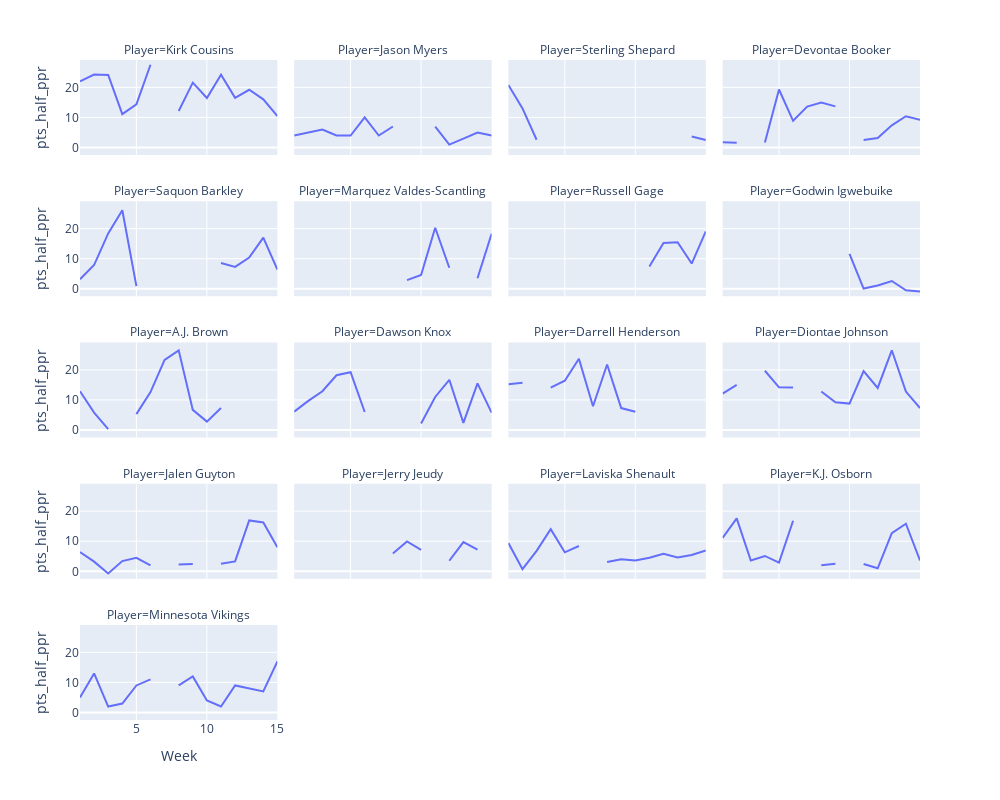

Write notebook code for a chart like this one.
### Code cell
fig = px.line(users_wkly_stats, x = "Week", y = "pts_half_ppr", facet_col = "Player", facet_col_wrap=4,
              width=1000, height=800)
fig.show()

### Figure 1 — Plotly figure (JSON) as saved in the notebook; plotly's stock layout.template omitted (floating-point values rounded to 4 significant figures)
{"data": [{"hovertemplate": "Player=Kirk Cousins<br>Week=%{x}<br>pts_half_ppr=%{y}<extra></extra>", "legendgroup": "", "line": {"color": "#636efa", "dash": "solid"}, "marker": {"symbol": "circle"}, "mode": "lines", "name": "", "orientation": "v", "showlegend": false, "type": "scatter", "x": [1, 2, 3, 4, 5, 6, 7, 8, 9, 10, 11, 12, 13, 14, 15], "xaxis": "x17", "y": [22.04, 24.26, 24.12, 11.12, 14.4, 27.52, null, 12.16, 21.58, 16.46, 24.24, 16.52, 19.2, 16.04, 10.48], "yaxis": "y17"}, {"hovertemplate": "Player=Jason Myers<br>Week=%{x}<br>pts_half_ppr=%{y}<extra></extra>", "legendgroup": "", "line": {"color": "#636efa", "dash": "solid"}, "marker": {"symbol": "circle"}, "mode": "lines", "name": "", "orientation": "v", "showlegend": false, "type": "scatter", "x": [1, 2, 3, 4, 5, 6, 7, 8, 9, 10, 11, 12, 13, 14, 15], "xaxis": "x18", "y": [4, 5, 6, 4, 4, 10, 4, 7, null, null, 7, 1, 3, 5, 4], "yaxis": "y18"}, {"hovertemplate": "Player=Sterling Shepard<br>Week=%{x}<br>pts_half_ppr=%{y}<extra></extra>", "legendgroup": "", "line": {"color": "#636efa", "dash": "solid"}, "marker": {"symbol": "circle"}, "mode": "lines", "name": "", "orientation": "v", "showlegend": false, "type": "scatter", "x": [1, 2, 3, 4, 5, 6, 7, 8, 9, 10, 11, 12, 13, 14, 15], "xaxis": "x19", "y": [20.8, 13, 2.6, null, null, 12.6, null, 4.5, null, null, null, null, null, 3.7, 2.5], "yaxis": "y19"}, {"hovertemplate": "Player=Devontae Booker<br>Week=%{x}<br>pts_half_ppr=%{y}<extra></extra>", "legendgroup": "", "line": {"color": "#636efa", "dash": "solid"}, "marker": {"symbol": "circle"}, "mode": "lines", "name": "", "orientation": "v", "showlegend": false, "type": "scatter", "x": [1, 2, 3, 4, 5, 6, 7, 8, 9, 10, 11, 12, 13, 14, 15], "xaxis": "x20", "y": [1.8, 1.6, null, 1.7, 19.3, 8.9, 13.6, 15, 13.7, null, 2.5, 3.2, 7.4, 10.4, 9.2], "yaxis": "y20"}, {"hovertemplate": "Player=Saquon Barkley<br>Week=%{x}<br>pts_half_ppr=%{y}<extra></extra>", "legendgroup": "", "line": {"color": "#636efa", "dash": "solid"}, "marker": {"symbol": "circle"}, "mode": "lines", "name": "", "orientation": "v", "showlegend": false, "type": "scatter", "x": [1, 2, 3, 4, 5, 6, 7, 8, 9, 10, 11, 12, 13, 14, 15], "xaxis": "x13", "y": [3.2, 7.9, 18.4, 26.1, 0.9, null, null, null, null, null, 8.6, 7.3, 10.4, 17, 6.4], "yaxis": "y13"}, {"hovertemplate": "Player=Marquez Valdes-Scantling<br>Week=%{x}<br>pts_half_ppr=%{y}<extra></extra>", "legendgroup": "", "line": {"color": "#636efa", "dash": "solid"}, "marker": {"symbol": "circle"}, "mode": "lines", "name": "", "orientation": "v", "showlegend": false, "type": "scatter", "x": [1, 2, 3, 4, 5, 6, 7, 8, 9, 10, 11, 12, 13, 14, 15], "xaxis": "x14", "y": [3.2, null, 13.4, null, null, null, null, null, 2.9, 4.6, 20.3, 7, null, 3.5, 18.3], "yaxis": "y14"}, {"hovertemplate": "Player=Russell Gage<br>Week=%{x}<br>pts_half_ppr=%{y}<extra></extra>", "legendgroup": "", "line": {"color": "#636efa", "dash": "solid"}, "marker": {"symbol": "circle"}, "mode": "lines", "name": "", "orientation": "v", "showlegend": false, "type": "scatter", "x": [1, 2, 3, 4, 5, 6, 7, 8, 9, 10, 11, 12, 13, 14, 15], "xaxis": "x15", "y": [null, 5.3, null, null, null, null, 14.7, null, 9.9, null, 7.4, 15.2, 15.5, 8.4, 19.1], "yaxis": "y15"}, {"hovertemplate": "Player=Godwin Igwebuike<br>Week=%{x}<br>pts_half_ppr=%{y}<extra></extra>", "legendgroup": "", "line": {"color": "#636efa", "dash": "solid"}, "marker": {"symbol": "circle"}, "mode": "lines", "name": "", "orientation": "v", "showlegend": false, "type": "scatter", "x": [1, 2, 3, 4, 5, 6, 7, 8, 9, 10, 11, 12, 13, 14, 15], "xaxis": "x16", "y": [null, null, null, null, null, null, null, 7.3, null, 11.6, 0.1, 1.1, 2.6, -0.5, -0.9], "yaxis": "y16"}, {"hovertemplate": "Player=A.J. Brown<br>Week=%{x}<br>pts_half_ppr=%{y}<extra></extra>", "legendgroup": "", "line": {"color": "#636efa", "dash": "solid"}, "marker": {"symbol": "circle"}, "mode": "lines", "name": "", "orientation": "v", "showlegend": false, "type": "scatter", "x": [1, 2, 3, 4, 5, 6, 7, 8, 9, 10, 11, 12, 13, 14, 15], "xaxis": "x9", "y": [12.9, 5.8, 0.3, null, 5.3, 12.6, 23.3, 26.5, 6.7, 2.8, 7.3, null, null, null, null], "yaxis": "y9"}, {"hovertemplate": "Player=Dawson Knox<br>Week=%{x}<br>pts_half_ppr=%{y}<extra></extra>", "legendgroup": "", "line": {"color": "#636efa", "dash": "solid"}, "marker": {"symbol": "circle"}, "mode": "lines", "name": "", "orientation": "v", "showlegend": false, "type": "scatter", "x": [1, 2, 3, 4, 5, 6, 7, 8, 9, 10, 11, 12, 13, 14, 15], "xaxis": "x10", "y": [6.1, 9.7, 12.9, 18.2, 19.2, 6, null, null, null, 2.2, 11, 16.7, 2.4, 15.5, 5.8], "yaxis": "y10"}, {"hovertemplate": "Player=Darrell Henderson<br>Week=%{x}<br>pts_half_ppr=%{y}<extra></extra>", "legendgroup": "", "line": {"color": "#636efa", "dash": "solid"}, "marker": {"symbol": "circle"}, "mode": "lines", "name": "", "orientation": "v", "showlegend": false, "type": "scatter", "x": [1, 2, 3, 4, 5, 6, 7, 8, 9, 10, 11, 12, 13, 14, 15], "xaxis": "x11", "y": [15.2, 15.7, null, 14.1, 16.4, 23.7, 7.9, 21.8, 7.3, 6.1, null, 15.3, null, null, 3.7], "yaxis": "y11"}, {"hovertemplate": "Player=Diontae Johnson<br>Week=%{x}<br>pts_half_ppr=%{y}<extra></extra>", "legendgroup": "", "line": {"color": "#636efa", "dash": "solid"}, "marker": {"symbol": "circle"}, "mode": "lines", "name": "", "orientation": "v", "showlegend": false, "type": "scatter", "x": [1, 2, 3, 4, 5, 6, 7, 8, 9, 10, 11, 12, 13, 14, 15], "xaxis": "x12", "y": [12.1, 15, null, 19.7, 14.2, 14.1, null, 12.8, 9.2, 8.8, 19.6, 14, 26.5, 12.8, 7.3], "yaxis": "y12"}, {"hovertemplate": "Player=Jalen Guyton<br>Week=%{x}<br>pts_half_ppr=%{y}<extra></extra>", "legendgroup": "", "line": {"color": "#636efa", "dash": "solid"}, "marker": {"symbol": "circle"}, "mode": "lines", "name": "", "orientation": "v", "showlegend": false, "type": "scatter", "x": [1, 2, 3, 4, 5, 6, 7, 8, 9, 10, 11, 12, 13, 14, 15], "xaxis": "x5", "y": [6.4, 3.2, -0.7, 3.4, 4.5, 2, null, 2.3, 2.4, null, 2.5, 3.3, 16.9, 16.2, 8], "yaxis": "y5"}, {"hovertemplate": "Player=Jerry Jeudy<br>Week=%{x}<br>pts_half_ppr=%{y}<extra></extra>", "legendgroup": "", "line": {"color": "#636efa", "dash": "solid"}, "marker": {"symbol": "circle"}, "mode": "lines", "name": "", "orientation": "v", "showlegend": false, "type": "scatter", "x": [1, 2, 3, 4, 5, 6, 7, 8, 9, 10, 11, 12, 13, 14, 15], "xaxis": "x6", "y": [10.2, null, null, null, null, null, null, 5.9, 9.9, 7.1, null, 3.5, 9.7, 7.2, null], "yaxis": "y6"}, {"hovertemplate": "Player=Laviska Shenault<br>Week=%{x}<br>pts_half_ppr=%{y}<extra></extra>", "legendgroup": "", "line": {"color": "#636efa", "dash": "solid"}, "marker": {"symbol": "circle"}, "mode": "lines", "name": "", "orientation": "v", "showlegend": false, "type": "scatter", "x": [1, 2, 3, 4, 5, 6, 7, 8, 9, 10, 11, 12, 13, 14, 15], "xaxis": "x7", "y": [9.4, 0.7, 6.8, 14, 6.3, 8.4, null, 3.1, 4, 3.6, 4.5, 5.8, 4.6, 5.4, 6.9], "yaxis": "y7"}, {"hovertemplate": "Player=K.J. Osborn<br>Week=%{x}<br>pts_half_ppr=%{y}<extra></extra>", "legendgroup": "", "line": {"color": "#636efa", "dash": "solid"}, "marker": {"symbol": "circle"}, "mode": "lines", "name": "", "orientation": "v", "showlegend": false, "type": "scatter", "x": [1, 2, 3, 4, 5, 6, 7, 8, 9, 10, 11, 12, 13, 14, 15], "xaxis": "x8", "y": [11.1, 17.6, 3.6, 5.1, 2.9, 16.8, null, 2, 2.5, null, 2.4, 1, 12.7, 15.8, 3.6], "yaxis": "y8"}, {"hovertemplate": "Player=Minnesota Vikings<br>Week=%{x}<br>pts_half_ppr=%{y}<extra></extra>", "legendgroup": "", "line": {"color": "#636efa", "dash": "solid"}, "marker": {"symbol": "circle"}, "mode": "lines", "name": "", "orientation": "v", "showlegend": false, "type": "scatter", "x": [1, 2, 3, 4, 5, 6, 7, 8, 9, 10, 11, 12, 13, 14, 15], "xaxis": "x", "y": [5, 13, 2, 3, 9, 11, null, 9, 12, 4, 2, 9, 8, 7, 17], "yaxis": "y"}], "layout": {"annotations": [{"font": {}, "showarrow": false, "text": "Player=Minnesota Vikings", "x": 0.1175, "xanchor": "center", "xref": "paper", "y": 0.144, "yanchor": "bottom", "yref": "paper"}, {"font": {}, "showarrow": false, "text": "Player=Jalen Guyton", "x": 0.1175, "xanchor": "center", "xref": "paper", "y": 0.358, "yanchor": "bottom", "yref": "paper"}, {"font": {}, "showarrow": false, "text": "Player=Jerry Jeudy", "x": 0.3725, "xanchor": "center", "xref": "paper", "y": 0.358, "yanchor": "bottom", "yref": "paper"}, {"font": {}, "showarrow": false, "text": "Player=Laviska Shenault", "x": 0.6275, "xanchor": "center", "xref": "paper", "y": 0.358, "yanchor": "bottom", "yref": "paper"}, {"font": {}, "showarrow": false, "text": "Player=K.J. Osborn", "x": 0.8825, "xanchor": "center", "xref": "paper", "y": 0.358, "yanchor": "bottom", "yref": "paper"}, {"font": {}, "showarrow": false, "text": "Player=A.J. Brown", "x": 0.1175, "xanchor": "center", "xref": "paper", "y": 0.572, "yanchor": "bottom", "yref": "paper"}, {"font": {}, "showarrow": false, "text": "Player=Dawson Knox", "x": 0.3725, "xanchor": "center", "xref": "paper", "y": 0.572, "yanchor": "bottom", "yref": "paper"}, {"font": {}, "showarrow": false, "text": "Player=Darrell Henderson", "x": 0.6275, "xanchor": "center", "xref": "paper", "y": 0.572, "yanchor": "bottom", "yref": "paper"}, {"font": {}, "showarrow": false, "text": "Player=Diontae Johnson", "x": 0.8825, "xanchor": "center", "xref": "paper", "y": 0.572, "yanchor": "bottom", "yref": "paper"}, {"font": {}, "showarrow": false, "text": "Player=Saquon Barkley", "x": 0.1175, "xanchor": "center", "xref": "paper", "y": 0.786, "yanchor": "bottom", "yref": "paper"}, {"font": {}, "showarrow": false, "text": "Player=Marquez Valdes-Scantling", "x": 0.3725, "xanchor": "center", "xref": "paper", "y": 0.786, "yanchor": "bottom", "yref": "paper"}, {"font": {}, "showarrow": false, "text": "Player=Russell Gage", "x": 0.6275, "xanchor": "center", "xref": "paper", "y": 0.786, "yanchor": "bottom", "yref": "paper"}, {"font": {}, "showarrow": false, "text": "Player=Godwin Igwebuike", "x": 0.8825, "xanchor": "center", "xref": "paper", "y": 0.786, "yanchor": "bottom", "yref": "paper"}, {"font": {}, "showarrow": false, "text": "Player=Kirk Cousins", "x": 0.1175, "xanchor": "center", "xref": "paper", "y": 1, "yanchor": "bottom", "yref": "paper"}, {"font": {}, "showarrow": false, "text": "Player=Jason Myers", "x": 0.3725, "xanchor": "center", "xref": "paper", "y": 1, "yanchor": "bottom", "yref": "paper"}, {"font": {}, "showarrow": false, "text": "Player=Sterling Shepard", "x": 0.6275, "xanchor": "center", "xref": "paper", "y": 1, "yanchor": "bottom", "yref": "paper"}, {"font": {}, "showarrow": false, "text": "Player=Devontae Booker", "x": 0.8825, "xanchor": "center", "xref": "paper", "y": 1, "yanchor": "bottom", "yref": "paper"}], "height": 800, "legend": {"tracegroupgap": 0}, "margin": {"t": 60}, "width": 1000, "xaxis": {"anchor": "y", "domain": [0, 0.235], "title": {"text": "Week"}}, "xaxis10": {"anchor": "y10", "domain": [0.255, 0.49], "matches": "x", "showticklabels": false}, "xaxis11": {"anchor": "y11", "domain": [0.51, 0.745], "matches": "x", "showticklabels": false}, "xaxis12": {"anchor": "y12", "domain": [0.765, 1.0], "matches": "x", "showticklabels": false}, "xaxis13": {"anchor": "y13", "domain": [0, 0.235], "matches": "x", "showticklabels": false}, "xaxis14": {"anchor": "y14", "domain": [0.255, 0.49], "matches": "x", "showticklabels": false}, "xaxis15": {"anchor": "y15", "domain": [0.51, 0.745], "matches": "x", "showticklabels": false}, "xaxis16": {"anchor": "y16", "domain": [0.765, 1.0], "matches": "x", "showticklabels": false}, "xaxis17": {"anchor": "y17", "domain": [0, 0.235], "matches": "x", "showticklabels": false}, "xaxis18": {"anchor": "y18", "domain": [0.255, 0.49], "matches": "x", "showticklabels": false}, "xaxis19": {"anchor": "y19", "domain": [0.51, 0.745], "matches": "x", "showticklabels": false}, "xaxis2": {"anchor": "y2", "domain": [0.255, 0.49], "matches": "x", "title": {"text": "Week"}}, "xaxis20": {"anchor": "y20", "domain": [0.765, 1.0], "matches": "x", "showticklabels": false}, "xaxis3": {"anchor": "y3", "domain": [0.51, 0.745], "matches": "x", "title": {"text": "Week"}}, "xaxis4": {"anchor": "y4", "domain": [0.765, 1.0], "matches": "x", "title": {"text": "Week"}}, "xaxis5": {"anchor": "y5", "domain": [0, 0.235], "matches": "x", "showticklabels": false}, "xaxis6": {"anchor": "y6", "domain": [0.255, 0.49], "matches": "x", "showticklabels": false}, "xaxis7": {"anchor": "y7", "domain": [0.51, 0.745], "matches": "x", "showticklabels": false}, "xaxis8": {"anchor": "y8", "domain": [0.765, 1.0], "matches": "x", "showticklabels": false}, "xaxis9": {"anchor": "y9", "domain": [0, 0.235], "matches": "x", "showticklabels": false}, "yaxis": {"anchor": "x", "domain": [0, 0.144], "title": {"text": "pts_half_ppr"}}, "yaxis10": {"anchor": "x10", "domain": [0.428, 0.572], "matches": "y", "showticklabels": false}, "yaxis11": {"anchor": "x11", "domain": [0.428, 0.572], "matches": "y", "showticklabels": false}, "yaxis12": {"anchor": "x12", "domain": [0.428, 0.572], "matches": "y", "showticklabels": false}, "yaxis13": {"anchor": "x13", "domain": [0.642, 0.786], "matches": "y", "title": {"text": "pts_half_ppr"}}, "yaxis14": {"anchor": "x14", "domain": [0.642, 0.786], "matches": "y", "showticklabels": false}, "yaxis15": {"anchor": "x15", "domain": [0.642, 0.786], "matches": "y", "showticklabels": false}, "yaxis16": {"anchor": "x16", "domain": [0.642, 0.786], "matches": "y", "showticklabels": false}, "yaxis17": {"anchor": "x17", "domain": [0.856, 1], "matches": "y", "title": {"text": "pts_half_ppr"}}, "yaxis18": {"anchor": "x18", "domain": [0.856, 1], "matches": "y", "showticklabels": false}, "yaxis19": {"anchor": "x19", "domain": [0.856, 1], "matches": "y", "showticklabels": false}, "yaxis2": {"anchor": "x2", "domain": [0, 0.144], "matches": "y", "showticklabels": false}, "yaxis20": {"anchor": "x20", "domain": [0.856, 1], "matches": "y", "showticklabels": false}, "yaxis3": {"anchor": "x3", "domain": [0, 0.144], "matches": "y", "showticklabels": false}, "yaxis4": {"anchor": "x4", "domain": [0, 0.144], "matches": "y", "showticklabels": false}, "yaxis5": {"anchor": "x5", "domain": [0.214, 0.358], "matches": "y", "title": {"text": "pts_half_ppr"}}, "yaxis6": {"anchor": "x6", "domain": [0.214, 0.358], "matches": "y", "showticklabels": false}, "yaxis7": {"anchor": "x7", "domain": [0.214, 0.358], "matches": "y", "showticklabels": false}, "yaxis8": {"anchor": "x8", "domain": [0.214, 0.358], "matches": "y", "showticklabels": false}, "yaxis9": {"anchor": "x9", "domain": [0.428, 0.572], "matches": "y", "title": {"text": "pts_half_ppr"}}}}
